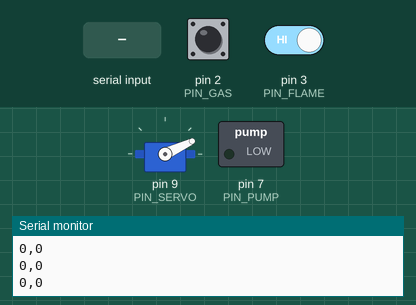
Simulated run of this sketch. Board: Arduino Uno, built with avr-gcc and run on an emulated ATmega328P. Shown: servo, switched loads named in the sketch (green lamp = pin HIGH), the last lines printed to the serial monitor. Inputs (shaded band) come from the test bench; at power-on: pin 2 (PIN_GAS) HIGH, pin 3 (PIN_FLAME) HIGH.

Above: at 1.2 s.
1.3 s: "1" received over Serial
At 2.5 s:
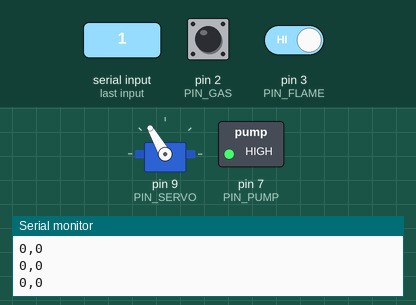
3.0 s: "0" received over Serial
At 3.7 s:
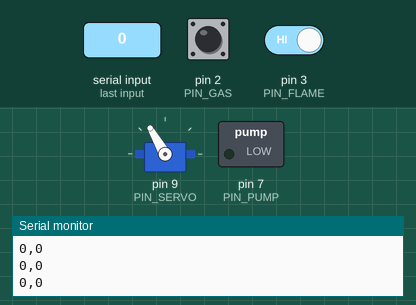
Timing chart, 0 to 6.5 s (numbered marks = the images above; inputs shaded):
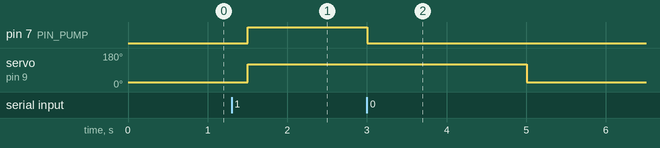

Measured:
- after the input at 1.3 s, pin 7 (PIN_PUMP): LOW → HIGH after 0.20 s; servo on pin 9 (PIN_SERVO): 25° → 120° after 0.20 s
- after the input at 3.0 s, pin 7 (PIN_PUMP): HIGH → LOW at once; servo on pin 9 (PIN_SERVO): 120° → 25° after 2.0 s

The sketch:

arduino_slave.ino
```cpp
#include <Servo.h>

// === 1. 설정값 ===
const int ANGLE_CLOSE = 25;    // 닫힘 각도
const int ANGLE_OPEN = 120;    // 열림 각도
const int RECOVERY_DELAY = 2000; // 상황 종료 후 물 빠지는 대기 시간 (2초)

// === 2. 핀 번호 설정 ===
const int PIN_GAS = 2;       // 가스 센서
const int PIN_FLAME = 3;     // [수정] 불꽃 센서 핀 번호 추가 (연결된 핀으로 바꾸세요)
const int PIN_PUMP = 7;      // 워터 펌프 (릴레이)
const int PIN_SERVO = 9;     // 창문 서보모터

Servo myservo;

// 상태 변수
bool is_fire_active = false; // 화재 상태 추적용

void setup() {
  Serial.begin(9600); // 파이썬과 속도 일치 (9600)

  pinMode(PIN_GAS, INPUT);
  pinMode(PIN_FLAME, INPUT);
  pinMode(PIN_PUMP, OUTPUT);

  myservo.attach(PIN_SERVO);

  // === 초기화 (닫힘/꺼짐) ===
  // 릴레이가 Low Trigger(LOW일 때 켜짐) 방식이라고 가정하고 HIGH(꺼짐)로 시작
  digitalWrite(PIN_PUMP, LOW);
  myservo.write(ANGLE_CLOSE);
}

void loop() {
  // ------------------------------------------------
  // 1. 센서값 읽기 (감지되면 1, 아니면 0)
  // ------------------------------------------------
  // [중요] 사용하시는 센서가 감지 시 LOW(0V)를 내보내는 타입이라고 가정했습니다.
  // 만약 감지 시 HIGH(5V)가 나오는 센서라면 "== LOW"를 "== HIGH"로 고치세요.
  int gas_val = (digitalRead(PIN_GAS) == LOW) ? 1 : 0;
  int flame_val = (digitalRead(PIN_FLAME) == LOW) ? 1 : 0;

  // ------------------------------------------------
  // 2. 파이썬으로 데이터 전송 (보고)
  // ------------------------------------------------
  // 형식: "가스,불꽃" (예: 1,0) -> 줄바꿈(println) 필수!
  Serial.print(gas_val);
  Serial.print(",");
  Serial.println(flame_val);

  // ------------------------------------------------
  // 3. 파이썬 명령 듣고 행동하기 (실행)
  // ------------------------------------------------
  if (Serial.available() > 0) {
    char command = Serial.read();

    // [명령 '1': 화재 발생!]
    if (command == '1') {
      if (!is_fire_active) {
        is_fire_active = true;

        // 화재 발생 시 동작
        myservo.write(ANGLE_OPEN);    // 창문 열기
        digitalWrite(PIN_PUMP, HIGH);  // 펌프 켜기 (Low Trigger: LOW가 ON)
      }
    }

    // [명령 '0': 상황 종료/안전]
    else if (command == '0') {

      // 화재 상태였다가 꺼지는 경우에만 복구 절차 실행
      if (is_fire_active == true) {
        // 1. 펌프 즉시 끄기
        digitalWrite(PIN_PUMP, LOW); // Relay OFF

        // 2. 잔여 물기 제거 대기 (파이썬이 멈추지 않게 딜레이는 신중히 사용)
        // 여기서 delay를 쓰면 2초간 센서값을 못 보냅니다.
        // 괜찮다면 유지하셔도 됩니다.
        delay(RECOVERY_DELAY);

        // 3. 창문 닫기
        myservo.write(ANGLE_CLOSE);

        is_fire_active = false; // 상태 해제
      }
      else {
        // 평소 상태 유지
        digitalWrite(PIN_PUMP, LOW);
        myservo.write(ANGLE_CLOSE);
      }
    }
  }

  // 통신 속도 조절 (너무 빠르면 파이썬 버퍼가 넘침)
  delay(300);
}
```
